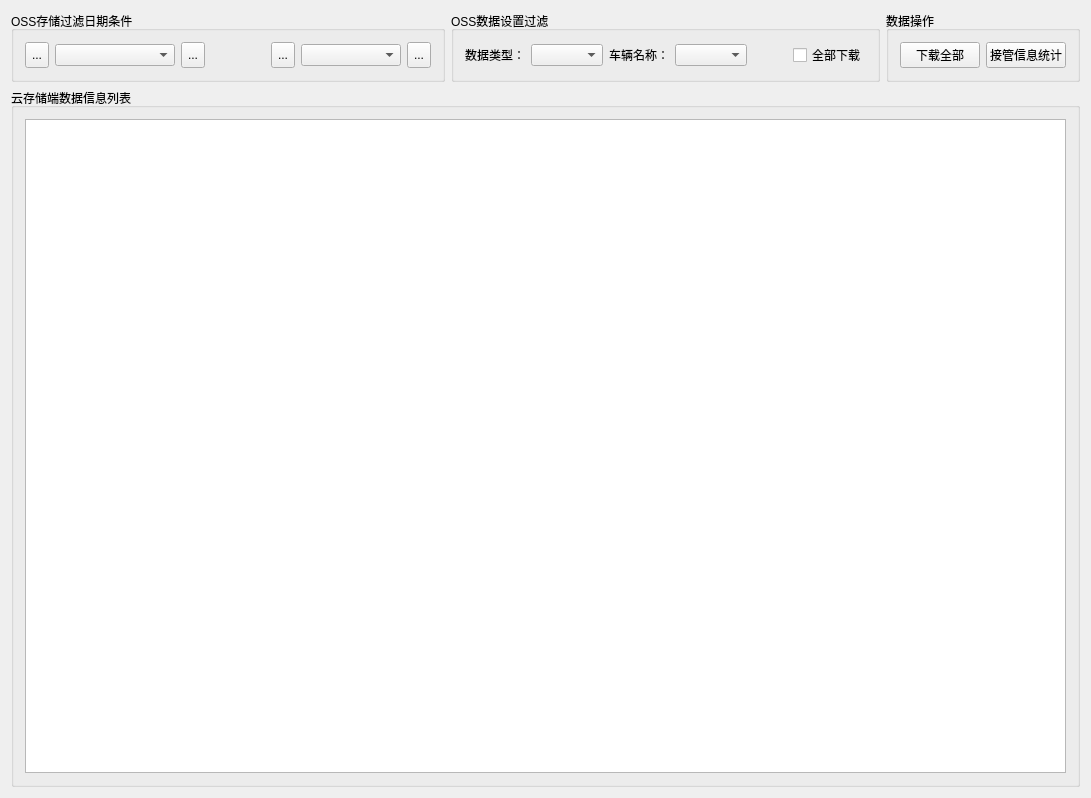
<?xml version="1.0" encoding="UTF-8"?>
<ui version="4.0">
 <class>frmAptest</class>
 <widget class="QWidget" name="frmAptest">
  <property name="geometry">
   <rect>
    <x>0</x>
    <y>0</y>
    <width>1079</width>
    <height>798</height>
   </rect>
  </property>
  <property name="windowTitle">
   <string>frmAptest</string>
  </property>
  <layout class="QGridLayout" name="gridLayout_5">
   <item row="0" column="0">
    <layout class="QHBoxLayout" name="horizontalLayout_3">
     <item>
      <widget class="QGroupBox" name="groupBox_datetime">
       <property name="title">
        <string>OSS存储过滤日期条件</string>
       </property>
       <layout class="QGridLayout" name="gridLayout">
        <item row="0" column="0">
         <layout class="QHBoxLayout" name="horizontalLayout">
          <item>
           <widget class="QToolButton" name="btnPrevYear">
            <property name="sizePolicy">
             <sizepolicy hsizetype="Minimum" vsizetype="Preferred">
              <horstretch>0</horstretch>
              <verstretch>0</verstretch>
             </sizepolicy>
            </property>
            <property name="text">
             <string>...</string>
            </property>
           </widget>
          </item>
          <item>
           <widget class="QComboBox" name="cboxYear">
            <property name="sizePolicy">
             <sizepolicy hsizetype="Fixed" vsizetype="Fixed">
              <horstretch>0</horstretch>
              <verstretch>0</verstretch>
             </sizepolicy>
            </property>
            <property name="minimumSize">
             <size>
              <width>120</width>
              <height>0</height>
             </size>
            </property>
           </widget>
          </item>
          <item>
           <widget class="QToolButton" name="btnNextYear">
            <property name="sizePolicy">
             <sizepolicy hsizetype="Minimum" vsizetype="Preferred">
              <horstretch>0</horstretch>
              <verstretch>0</verstretch>
             </sizepolicy>
            </property>
            <property name="text">
             <string>...</string>
            </property>
           </widget>
          </item>
          <item>
           <spacer name="horizontalSpacer">
            <property name="orientation">
             <enum>Qt::Horizontal</enum>
            </property>
            <property name="sizeType">
             <enum>QSizePolicy::Fixed</enum>
            </property>
            <property name="sizeHint" stdset="0">
             <size>
              <width>60</width>
              <height>20</height>
             </size>
            </property>
           </spacer>
          </item>
          <item>
           <widget class="QToolButton" name="btnPrevMonth">
            <property name="sizePolicy">
             <sizepolicy hsizetype="Minimum" vsizetype="Preferred">
              <horstretch>0</horstretch>
              <verstretch>0</verstretch>
             </sizepolicy>
            </property>
            <property name="text">
             <string>...</string>
            </property>
           </widget>
          </item>
          <item>
           <widget class="QComboBox" name="cboxMonth">
            <property name="sizePolicy">
             <sizepolicy hsizetype="Fixed" vsizetype="Fixed">
              <horstretch>0</horstretch>
              <verstretch>0</verstretch>
             </sizepolicy>
            </property>
            <property name="minimumSize">
             <size>
              <width>100</width>
              <height>0</height>
             </size>
            </property>
           </widget>
          </item>
          <item>
           <widget class="QToolButton" name="btnNextMonth">
            <property name="sizePolicy">
             <sizepolicy hsizetype="Minimum" vsizetype="Preferred">
              <horstretch>0</horstretch>
              <verstretch>0</verstretch>
             </sizepolicy>
            </property>
            <property name="text">
             <string>...</string>
            </property>
           </widget>
          </item>
         </layout>
        </item>
       </layout>
      </widget>
     </item>
     <item>
      <widget class="QGroupBox" name="groupBox_config">
       <property name="title">
        <string>OSS数据设置过滤</string>
       </property>
       <layout class="QGridLayout" name="gridLayout_3">
        <item row="0" column="0">
         <layout class="QHBoxLayout" name="horizontalLayout_2">
          <item>
           <widget class="QLabel" name="label_datatype">
            <property name="text">
             <string>数据类型：</string>
            </property>
           </widget>
          </item>
          <item>
           <widget class="QComboBox" name="cbx_frametype"/>
          </item>
          <item>
           <spacer name="horizontalSpacer_4">
            <property name="orientation">
             <enum>Qt::Horizontal</enum>
            </property>
            <property name="sizeType">
             <enum>QSizePolicy::Preferred</enum>
            </property>
            <property name="sizeHint" stdset="0">
             <size>
              <width>40</width>
              <height>20</height>
             </size>
            </property>
           </spacer>
          </item>
          <item>
           <widget class="QLabel" name="label">
            <property name="text">
             <string>车辆名称：</string>
            </property>
           </widget>
          </item>
          <item>
           <widget class="QComboBox" name="cbx_vehicleid"/>
          </item>
          <item>
           <spacer name="horizontalSpacer_2">
            <property name="orientation">
             <enum>Qt::Horizontal</enum>
            </property>
            <property name="sizeType">
             <enum>QSizePolicy::Fixed</enum>
            </property>
            <property name="sizeHint" stdset="0">
             <size>
              <width>40</width>
              <height>20</height>
             </size>
            </property>
           </spacer>
          </item>
          <item>
           <widget class="QCheckBox" name="cbx_download_all">
            <property name="text">
             <string>全部下载</string>
            </property>
           </widget>
          </item>
         </layout>
        </item>
       </layout>
      </widget>
     </item>
     <item>
      <widget class="QGroupBox" name="groupBox_Handle">
       <property name="title">
        <string>数据操作</string>
       </property>
       <layout class="QGridLayout" name="gridLayout_2">
        <item row="0" column="1">
         <widget class="QPushButton" name="btn_handle">
          <property name="text">
           <string>接管信息统计</string>
          </property>
         </widget>
        </item>
        <item row="0" column="0">
         <widget class="QPushButton" name="btn_downloadall">
          <property name="text">
           <string>下载全部</string>
          </property>
         </widget>
        </item>
       </layout>
      </widget>
     </item>
    </layout>
   </item>
   <item row="1" column="0">
    <widget class="QGroupBox" name="groupBox_osslist">
     <property name="title">
      <string>云存储端数据信息列表</string>
     </property>
     <layout class="QGridLayout" name="gridLayout_4">
      <item row="0" column="0">
       <widget class="QTableWidget" name="tableWidget"/>
      </item>
     </layout>
    </widget>
   </item>
  </layout>
 </widget>
 <layoutdefault spacing="6" margin="11"/>
 <resources/>
 <connections/>
</ui>
